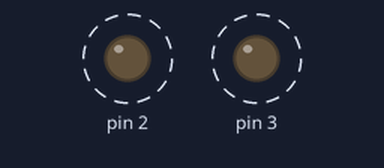
This sketch was run on a simulated Arduino Uno, built with avr-gcc and run on an emulated ATmega328P. Parts: output pins drawn as LEDs (lit = HIGH). Dashed ring = blinking.

Above: at 0.12 s.
Timing chart, 0 to 4.6 s (numbered marks = the images above):
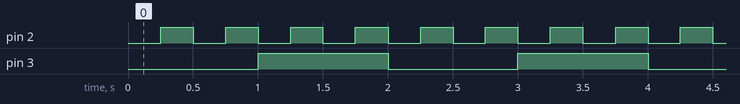

The sketch:

BlinkLedNotSameTime.ino
```cpp
const uint8_t first_led_pin = PIN3;
const uint8_t second_led_pin = PIN2;

const uint32_t LED3_INTERVAL_TIME = 1000;
const uint32_t LED2_INTERVAL_TIME = 250;

uint32_t led3_previous_time = 0;
uint32_t led2_previous_time = 0;

int delay_time = 1000;

void setup() {
  pinMode(first_led_pin, OUTPUT);
  pinMode(second_led_pin, OUTPUT);

  digitalWrite(first_led_pin, LOW);
  digitalWrite(second_led_pin, LOW);
}

void loop() {
  blink_led(first_led_pin, LED3_INTERVAL_TIME, led3_previous_time);
  blink_led(second_led_pin, LED2_INTERVAL_TIME, led2_previous_time);
}

void blink_led(uint8_t pin, uint32_t interval_time, uint32_t& previous_time) {
  uint32_t current_time = millis();
  if (current_time - previous_time >= interval_time) {
    previous_time = current_time;
    (digitalRead(pin) == LOW) ? digitalWrite(pin, HIGH) : digitalWrite(pin, LOW);
  }
}
```

Measured:
- by itself, pin 2: alternates HIGH for 0.25 s and LOW for 0.25 s
- by itself, pin 3: alternates HIGH for 1.0 s and LOW for 1.0 s
- by itself, everything shown: repeats every 2.0 s, in 8 steps
